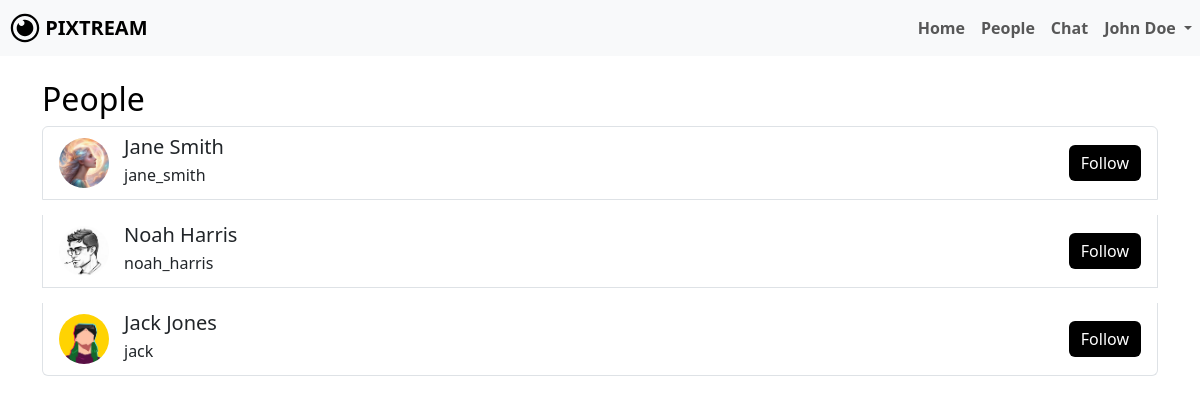
/people.php (signed in), run on the app's committed database.
### tables this page shows
CREATE TABLE `users` (
  `id` bigint(20) NOT NULL,
  `name` varchar(100) DEFAULT NULL,
  `username` varchar(191) DEFAULT NULL,
  `email` varchar(191) DEFAULT NULL,
  `password` varchar(255) DEFAULT NULL,
  `bio` text DEFAULT NULL,
  `profile_picture` varchar(255) DEFAULT 'default.png',
  `location` varchar(255) DEFAULT NULL,
  `created_at` timestamp NOT NULL DEFAULT current_timestamp()
);

### people.php (the view, shortened to what this page needs)
<?php
include 'dbconfig.php';
$username = $_SESSION['username'];
$sql = "SELECT * FROM users WHERE username='$username';";
$result = mysqli_query($conn, $sql);
$info = mysqli_fetch_assoc($result);
$name = $info['name'];
$sql = "SELECT * FROM users WHERE username != '$username';";
$result = mysqli_query($conn, $sql);
$following = [];
?>
<!DOCTYPE html>
<html lang="en">
<head>
    <link rel="stylesheet" href="node_modules/bootstrap/dist/css/bootstrap.min.css">
    <link rel="stylesheet" href="assets/css/me.css">
</head>
<body>
    <nav class="navbar navbar-expand-lg navbar-light bg-light">
        <a class="navbar-brand" href="dashboard.php">
            <img src="assets/img/LOGO.svg" width="30" height="30" class="d-inline-block align-top" alt="" id="dash-icon">
            <b>PIXTREAM</b>
        </a>
        <div class="collapse navbar-collapse" id="navbarNavDropdown">
            <ul class="navbar-nav ms-auto">
                <li class="nav-item">
                    <a class="nav-link" href="dashboard.php"><b>Home</b></a>
                </li>
                <li class="nav-item active">
                    <a class="nav-link" href="people.php"><b>People</b></a>
                </li>
                <li class="nav-item active">
                    <a class="nav-link" href="chat.php"><b>Chat</b></a>
                </li>
                <li class="nav-item dropdown">
                    <a class="nav-link dropdown-toggle" href="#" id="navbarDropdownMenuLink" role="button" data-bs-toggle="dropdown" aria-expanded="false">
                        <b><?php echo htmlspecialchars($name); ?></b>
                    </a>
                </li>
            </ul>
        </div>
    </nav>
    <div class="container mt-4">
        <h2>People</h2>
        <ul class="list-group">
        <?php
        if (mysqli_num_rows($result) > 0) {
            while ($row = mysqli_fetch_assoc($result)) {
                $profilePhoto = $row['profile_picture'] ?? 'default.png';
                $isFollowing = in_array($row['id'], $following);
                $buttonClass = $isFollowing ? 'mybtn-outline' : 'mybtn';
                $buttonText = $isFollowing ? 'Following' : 'Follow';
                echo "<li class='list-group-item user-card'>";
                echo "<a href='user_profile.php?username=" . urlencode($row['username']) . "' class='text-decoration-none'>";
                echo "<img src='profile_picture/" . htmlspecialchars($profilePhoto) . "' alt='Profile Photo' class='profile-photo'>";
                echo "<div class='card-body'>";
                echo "<div>";
                echo "<h5 class='mb-1'>" . htmlspecialchars($row['name']) . "</h5>";
                echo "<p class='mb-1'>" . htmlspecialchars($row['username']) . "</p>";
                echo "</div></a>";
                echo "<form action='follow_unfollow.php' method='POST' style='display:inline;'>";
                echo "<button type='submit' class='btn $buttonClass'>$buttonText</button>";
                echo "</form>";
                echo "</div>";
                echo "</li>";
            }
        } else {
            echo "<li class='list-group-item'>No users found.</li>";
        }
        ?>
</body>
</html>

### assets/css/me.css (style rules this page uses)
:root { --bs-body-font-weight: 400; }
body { color: black !important; }
li { cursor: pointer; }
.mybtn { background-color: black; color: white; border: none; }
a { color: inherit; text-decoration: none; }
#dash-icon { margin-left: 10px; }
.user-card { display: flex; align-items: center; margin-bottom: 15px; }
.user-card img { border-radius: 50%; width: 50px; height: 50px; object-fit: cover; margin-right: 15px; }
.user-card .card-body { display: flex; justify-content: space-between; align-items: center; }

### data on the page
users: name "John Doe"
users: profile_picture (picture), name "Jane Smith", username "jane_smith", id "Follow"
users: profile_picture (picture), name "Noah Harris", username "noah_harris", id "Follow"
users: profile_picture (picture), name "Jack Jones", username "jack", id "Follow"
